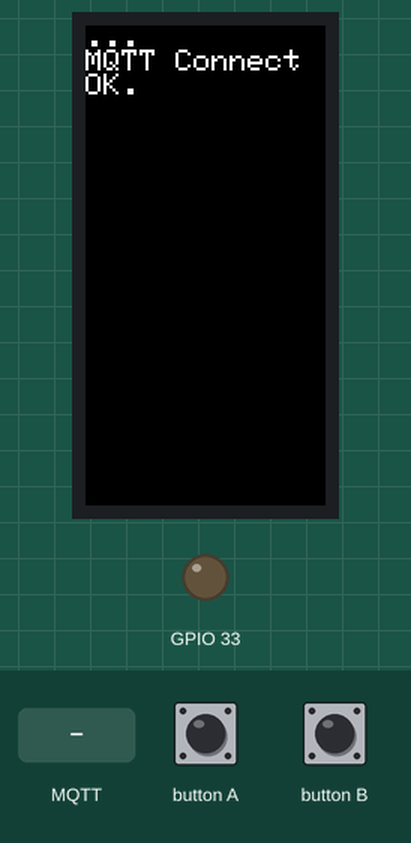
This sketch was run on a simulated ESP32. On the bench: 80×160 colour display, output pins drawn as LEDs (lit = HIGH). Dashed ring = blinking. The inputs (shaded band) are chosen by the test bench. WiFi joins after 1.5 s; servers stay silent unless stated; no MQTT or app messages arrive unless stated.

Above: at 5.6 s.
5.7 s: button A pressed for 0.15 s
At 6.3 s:
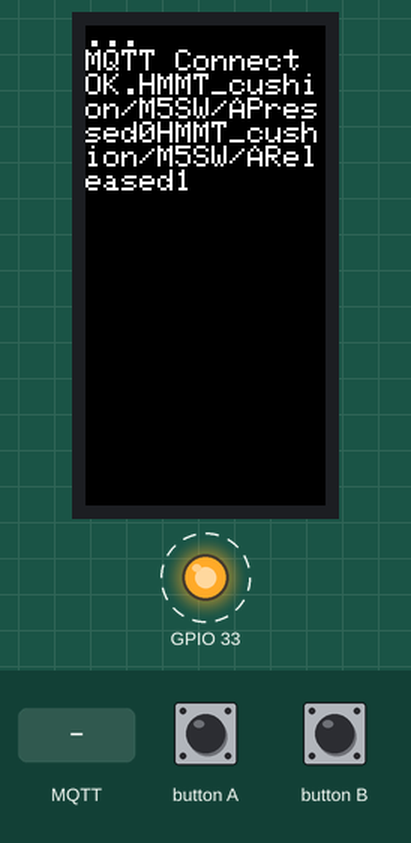
6.4 s: button B pressed for 0.15 s
At 7.6 s:
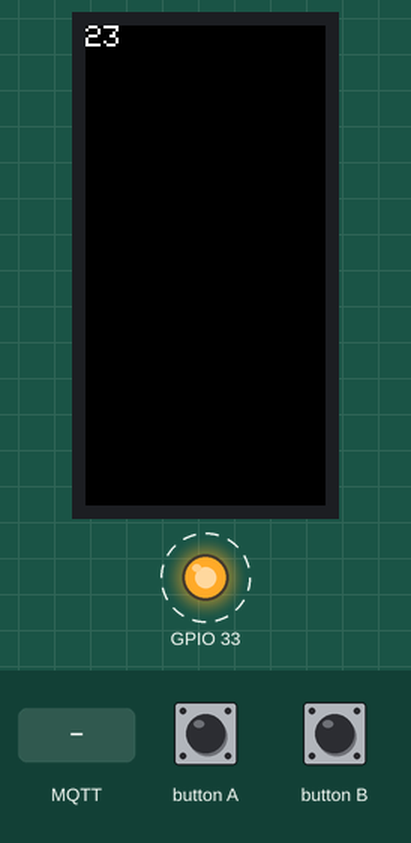
9.2 s: button A pressed for 1 s
At 9.6 s:
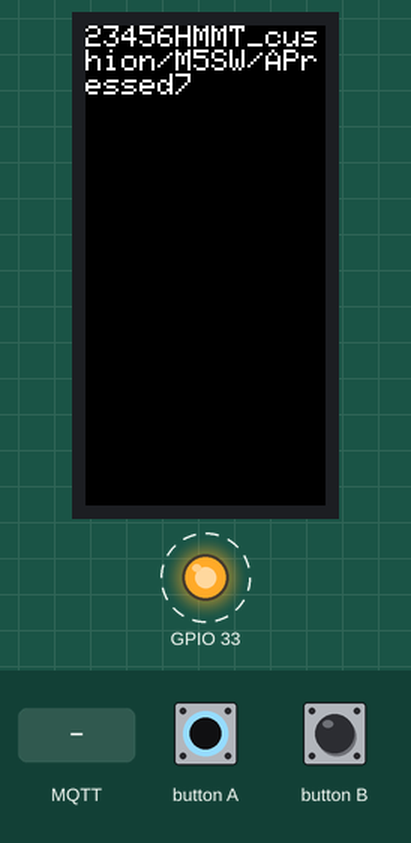
10.8 s: button A pressed for 0.15 s
At 11.39 s:
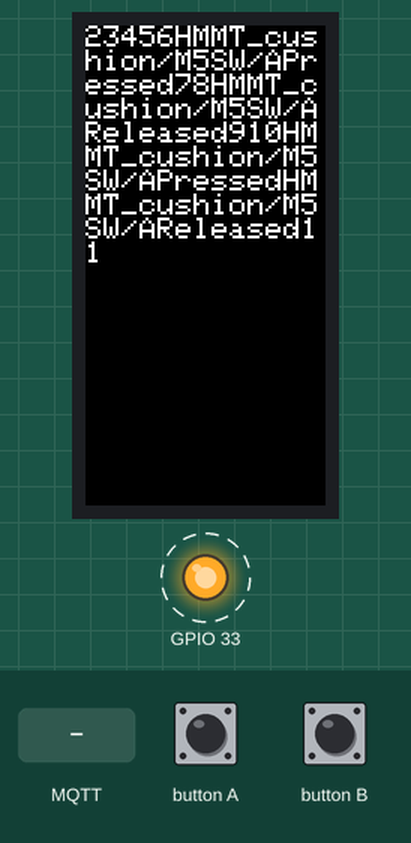
11.5 s: button B pressed for 1 s
At 12.9 s:
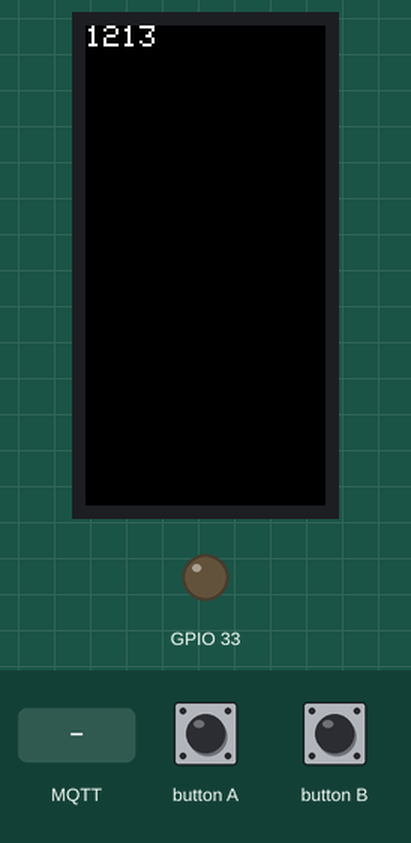
14.0 s: MQTT message "0" arrives on the first subscribed topic
At 15.3 s:
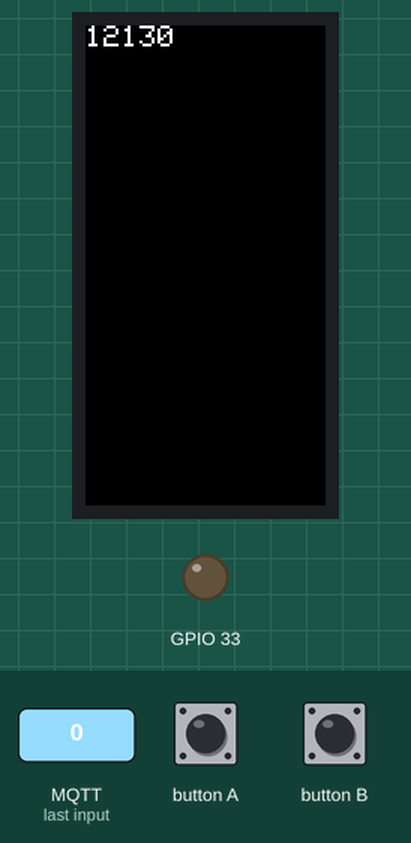
Timing chart, 0 to 16.5 s (numbered marks = the images above; inputs shaded):
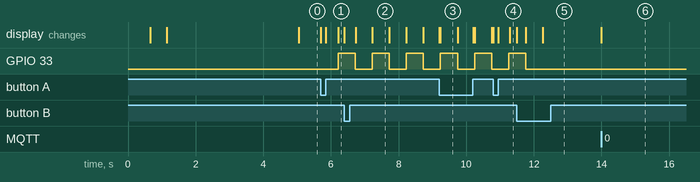

Measured:
- after the input at 5.7 s, GPIO 33: LOW → HIGH after 0.51 s; the display: first changes at once (image 1 shows a later state)
- after the input at 6.4 s, the display: first changes at once (image 2 shows a later state)
- after the input at 9.2 s, the display: first changes at once (image 3 shows a later state)
- after the input at 10.8 s, the display: first changes at once (image 4 shows a later state)
- after the input at 11.5 s, the display: first changes at once (image 5 shows a later state)
- after the input at 14.0 s, the display: changes at once (image 6)
- what the display in image 2 shows lasts 0.5 s, from 7.2 s to 7.7 s

The sketch:

serial_cushion.ino
```cpp
//
//  Hamamatsu Project
//    Data Transfer System by MQTT for M5StickC
//
//    Oct.18 , 2020 FabLab Hamamatsu
//

#include <M5StickC.h>
#include <WiFi.h>
#include <PubSubClient.h>
#include <string>


// WiFi settings
const char ssid[] = "";         //  #### Your Wifi ID
const char password[] = "";     //  #### Your Wifi PW

WiFiClient wifiClient;

// MQTT settings
const char* mqttBrokerAddr = "";
const char* mqttUserName = "";
const char* mqttPassword = "";
const int mqttPort = 0;
const char* mqttClientID = "HMMTCUSHION";   // unique id that anything you like
PubSubClient mqttClient(wifiClient);
const String yourDevice("HMMT_cushion");        //  #### Your Device

const String swTopic("M5SW");


const String cushionTopic("cushion");


const int RELAY_PIN(33);

// Global Variables
unsigned long lastUpdateTime = 0;
unsigned long lastUpdateTime10ms = 0;
int ptnToggle = 0;

#define MAX_PATTERN_NUM   3

//-------------------------------
//  Arduino Functions
//-------------------------------
void setup() {

  int wifiCheckCount = 0;
  int wifiExitCount = 0;
  initPattern();

  M5.begin();
  initPrintSomewhere();
  WiFi.begin(ssid, password);
  Serial1.begin(9600, SERIAL_8N1, 0, 26);         // RX=32   TX=33
  pinMode(RELAY_PIN, OUTPUT);
  digitalWrite(RELAY_PIN, LOW);

  // attempt to connect to Wifi network:
  while (WiFi.status() != WL_CONNECTED) {
    printSomewhere(".");
    delay(500);
    if ( ++wifiCheckCount > 10 ){ // 5sec
      printSomewhere("\n");
      printSomewhere("Retry Wifi Connection.\n");
      WiFi.begin(ssid, password);
      wifiCheckCount = 0;
      if ( ++wifiExitCount > 10 ){
        printSomewhere("\n");
        printSomewhere("No Wifi Connection!\n");
        break;
      }
    }
  }

  //  MQTT
  mqttClient.setServer(mqttBrokerAddr, mqttPort);
  mqttClient.setCallback(mqttCallback);
  printSomewhere("\n");
}

void loop() {
  unsigned long t = millis();
  M5.update();
  reConnect();
  mqttClient.loop();

  // update a value from sensor every 10ms
  if (t - lastUpdateTime10ms >= 10) {
    lastUpdateTime10ms = t;
    //  something every 10msec
    periodicForChair();
  }

  // update a value from sensor every 1000ms
  if (t - lastUpdateTime >= 1000) {
    lastUpdateTime = t;
    //  something every 1000msec

  }

  // Switch Enable/Disable MQTT transfer by pushing button B
  if (M5.BtnB.wasPressed()) {
//    const String topicStr = yourDevice+"/"+swTopic+"/B";
//    const char* const topic = topicStr.c_str();
//    const char* const msg = "Pressed";
//    printSomewhere(topic);
//    printSomewhere(msg);
//    mqttClient.publish(topic, msg);
    M5.Lcd.fillScreen(BLACK);
    M5.Lcd.setCursor(0, 0);
  }
  // Push Button A
  if (M5.BtnA.wasPressed()) {
    // Send
    const String topicStr = yourDevice+"/"+swTopic+"/A";
    const char* const topic = topicStr.c_str();
    const char* const msg = "Pressed";
    printSomewhere(topic);
    printSomewhere(msg);
    mqttClient.publish(topic, msg);
    startPattern(ptnToggle);
    //digitalWrite(RELAY_PIN, HIGH);
    ptnToggle++;
    if ( ptnToggle >= MAX_PATTERN_NUM ){ ptnToggle = 0;}
  }
  // Release Button A
  if (M5.BtnA.wasReleased()) {
    // Send
    const String topicStr = yourDevice+"/"+swTopic+"/A";
    const char* const topic = topicStr.c_str();
    const char* const msg = "Released";
    printSomewhere(topic);
    printSomewhere(msg);
    mqttClient.publish(topic, msg);
    //digitalWrite(RELAY_PIN, LOW);
  }
}

//-------------------------------
//  MQTT
//-------------------------------
void mqttCallback(char* topic, byte* payload, unsigned int length)
{
  String yd = topic;
//  int sp1 = yd.indexOf('/');
//  int sp2 = yd.lastIndexOf('/');
//  String dev = yd.substring(0,sp1);
//  String type = yd.substring(sp1+1,sp2);
//  String ev = yd.substring(sp2+1,yd.length());
  payload[length] = '\0';
  // Add conditions
  if (yd.equals(cushionTopic)){
    printSomewhere("cushion:");
    workAsMassageChair(0, payload, length);
  }
  else {}

  const String msg = (char*)payload;
  float value = atof(msg.c_str());
  printSomewhere((int)(value*100));
}

void reConnect() { // 接続が切れた際に再接続する
  static unsigned long lastFailedTime = 0;
  static boolean lastConnect = false;
  unsigned long t = millis();
  if (!mqttClient.connected()) {
    if (lastConnect || t - lastFailedTime >= 5000) {
      if (mqttClient.connect(mqttClientID, mqttUserName, mqttPassword)) {
        printSomewhere("MQTT Connect OK.");
        lastConnect = true;
        mqttClient.subscribe("#");
      } else {
        printSomewhere("MQTT Connect failed, rc=");
        // http://pubsubclient.knolleary.net/api.html#state に state 一覧が書いてある
        printSomewhere(mqttClient.state());
        lastConnect = false;
        lastFailedTime = t;
      }
    }
  }
}

//-------------------------------
//  Print for Debug
//-------------------------------
void initPrintSomewhere(void)
{
}
void printSomewhere(int num)
{
  char strx[128]={0};
  sprintf(strx,"%d",num);
  M5.Lcd.printf("%s",strx);
}
void printSomewhere(const char* txt)
{
  M5.Lcd.printf(txt);
}

//-------------------------------
//  Massage Chair Wave
//-------------------------------
struct PATTERN {
  int count;
  int msgStr;
};
//-------------------------------
int patternCount;
int patternOrder;
int nextCount;
int crntPtnNum;
//-------------------------------
//  ここに新しい動作パターンを追加
//-------------------------------
const PATTERN ptnA[] =
{// *10msec, message
    { 0,   0 },
    { 50,  1 },
    { 100, 0 },
    { 150, 1 },
    { 200, 0 },
    { 250, 1 },
    { 300, 0 },
    { 350, 1 },
    { 400, 0 },
    { 450, 1 },
    { 500, 0 },
    { 550, 1 },
    { 600, 0 },
    { 650, 0 }
};
//-------------------------------
const PATTERN ptnB[] =
{// *10msec, message
    { 0,   0 },
    { 50,  0 },
    { 100, 0 },
    { 150, 1 },
    { 200, 0 },
    { 250, 0 },
    { 300, 0 },
    { 350, 1 },
    { 400, 0 },
    { 450, 0 },
    { 500, 0 },
    { 550, 1 },
    { 600, 0 },
    { 650, 0 }
};
//-------------------------------
const PATTERN ptnC[] =
{// *10msec, message
    { 0,   0 },
    { 50,  1 },
    { 100, 1 },
    { 150, 1 },
    { 200, 0 },
    { 250, 0 },
    { 300, 0 },
    { 350, 0 },
    { 400, 1 },
    { 450, 1 },
    { 500, 1 },
    { 550, 1 },
    { 600, 1 },
    { 650, 0 }
};
//-------------------------------
const PATTERN* ptnPtr[MAX_PATTERN_NUM] =
{ // パターン名を追加
  ptnA, ptnB, ptnC
};
const int maxPtnNum[MAX_PATTERN_NUM] =
{ // パターンの要素数を追加
  sizeof(ptnA)/sizeof(ptnA[0]),
  sizeof(ptnB)/sizeof(ptnB[0]),
  sizeof(ptnC)/sizeof(ptnC[0])
};
//-------------------------------
void initPattern(void)
{
  patternCount = 0;
  patternOrder = -1;
  nextCount = 0;
  crntPtnNum = 0;
}
void startPattern(int patternNum)
{
  if ( patternOrder != -1 ){ return;} // 動作中は受け付けない
  patternCount = 0;
  patternOrder = 0;
  crntPtnNum = patternNum;
  const PATTERN* ptr = ptnPtr[crntPtnNum];
  nextCount = ptr[patternOrder].count;
}
void periodicForChair(void)
{
  if (patternOrder == -1){ return;}

  if (patternCount >= nextCount){
    const PATTERN* ptr = ptnPtr[crntPtnNum];
    int mstr = ptr[patternOrder].msgStr;
    Serial1.println(mstr);
    digitalWrite(RELAY_PIN, mstr);
    printSomewhere(patternOrder);
    patternOrder++;
    if (patternOrder >= maxPtnNum[crntPtnNum]){
      stopPattern();
    }
    else {
      nextCount = ptr[patternOrder].count;
    }
  }

  patternCount++;
}
void stopPattern(void)
{
  patternOrder = -1;
  digitalWrite(RELAY_PIN, LOW);
}
//-------------------------------
//  Send message to Massage Chair
//-------------------------------
void workAsMassageChair(int ev, byte* payload, unsigned int length)
{
  const String msg = (char*)payload;
  int value = atof(msg.c_str());

  switch(value){
    case 0:startPattern(0);break;
    case 1:startPattern(1);break;
    case 2:startPattern(2);break;
    default: break;
  }

  //  各脳波の数値によってパターンを変える
//  switch(ev){
//    case 0: if ( value > 100.0 ){ startPattern(0);} break;  //  0:Alpha
//    case 1: if ( value > 100.0 ){ startPattern(1);} break;  //  1:Beta
//    case 2: if ( value > 100.0 ){ startPattern(2);} break;  //  2:Delta
//    case 3: if ( value > 100.0 ){ startPattern(0);} break;  //  3:Theta
//
//  }
}
```
